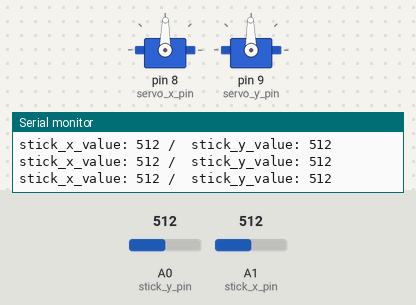
The sketch below on a simulated Arduino Uno, built with avr-gcc and run on an emulated ATmega328P. Parts: 2 × servo, the last lines printed to the serial monitor. The test bench sets the inputs (shaded band); at power-on: A0 (stick_y_pin) = 512, A1 (stick_x_pin) = 512.

Above: at 1.2 s.
1.3 s: A0 (stick_y_pin) set to 716
At 2.5 s:
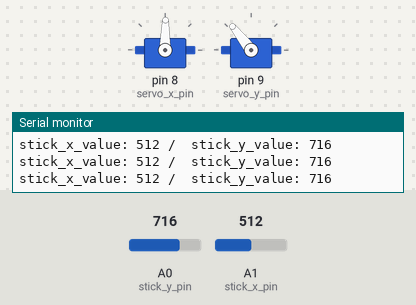
2.8 s: A1 (stick_x_pin) set to 982
At 4.0 s:
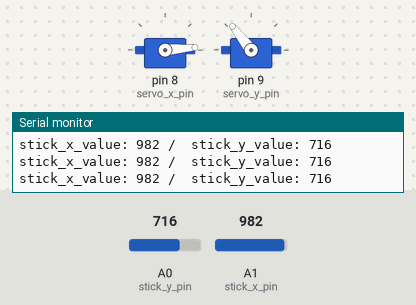
4.3 s: A1 (stick_x_pin) set to 1006
At 4.7 s:
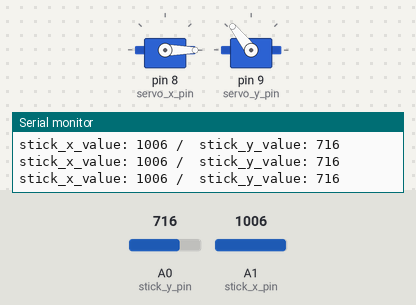
7.3 s: A0 (stick_y_pin) set to 900
At 8.2 s:
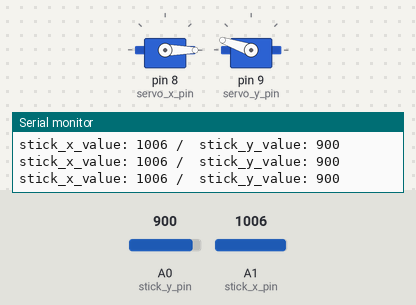
8.8 s: A0 (stick_y_pin) set to 1023
At 10.0 s:
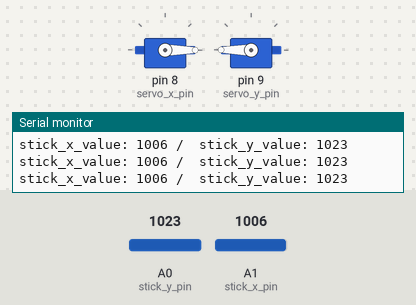
10.3 s: A1 (stick_x_pin) set to 716
At 11.6 s:
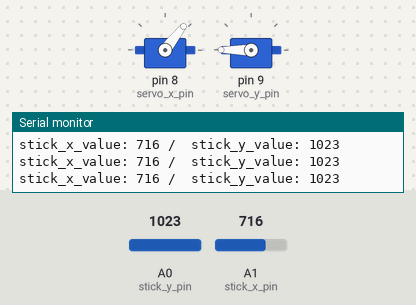
Timing chart, 0 to 12.8 s (numbered marks = the images above; inputs shaded):
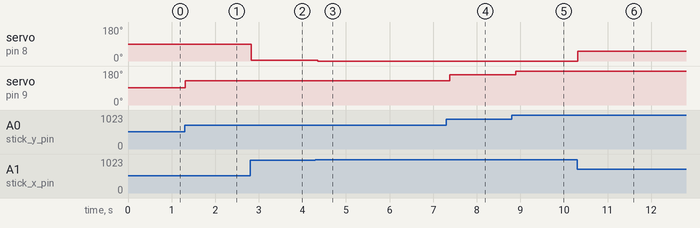

Measured:
- after the input at 1.3 s, servo on pin 9 (servo_y_pin): 91° → 128° at once
- after the input at 2.8 s, servo on pin 8 (servo_x_pin): 89° → 5° at once
- after the input at 4.3 s, servo on pin 8 (servo_x_pin): 5° → 0° after 0.05 s
- after the input at 7.3 s, servo on pin 9 (servo_y_pin): 128° → 161° after 0.08 s
- after the input at 8.8 s, servo on pin 9 (servo_y_pin): 161° → 180° after 0.10 s
- after the input at 10.3 s, servo on pin 8 (servo_x_pin): 0° → 52° at once

The sketch:

PanTilt-Platform.ino
```cpp
#include <Servo.h>

Servo servo_x;
Servo servo_y;
int stick_x_pin = A1;
int stick_y_pin = A0;
int servo_x_pin = 8;
int servo_y_pin = 9;
int servo_x_ang = 90;
int servo_y_ang = 90;
int stick_x_origin = 520;
int stick_y_origin = 501;
int stick_x_value;
int stick_y_value;

void setup() {
  Serial.begin(9600);
  servo_x.attach(servo_x_pin);
  servo_y.attach(servo_y_pin);
  servo_x.write(servo_x_ang);
  servo_y.write(servo_y_ang);
  pinMode(stick_x_pin, INPUT);
  pinMode(stick_y_pin, INPUT);
}

int calcAngle(int origin, int value) {
  if (abs(value - origin) < 2) {
    return 90;
  } else if (value > origin) {
    return map(value, 0, origin, 0, 90);
  }
  return map(value, origin, 1023, 90, 180);
}

int calcAngle_x(int value) {
  return calcAngle(stick_x_origin, value);
}

int calcAngle_y(int value) {
  return calcAngle(stick_y_origin, value);
}

void loop() {
  stick_x_value = analogRead(stick_x_pin);
  stick_y_value = analogRead(stick_y_pin);
  Serial.print("stick_x_value: ");
  Serial.print(stick_x_value);
  Serial.print(" /  stick_y_value: ");
  Serial.println(stick_y_value);

  servo_x.write(calcAngle_x(1023 - stick_x_value));
  servo_y.write(calcAngle_y(stick_y_value));

  delay(100);
}
```
